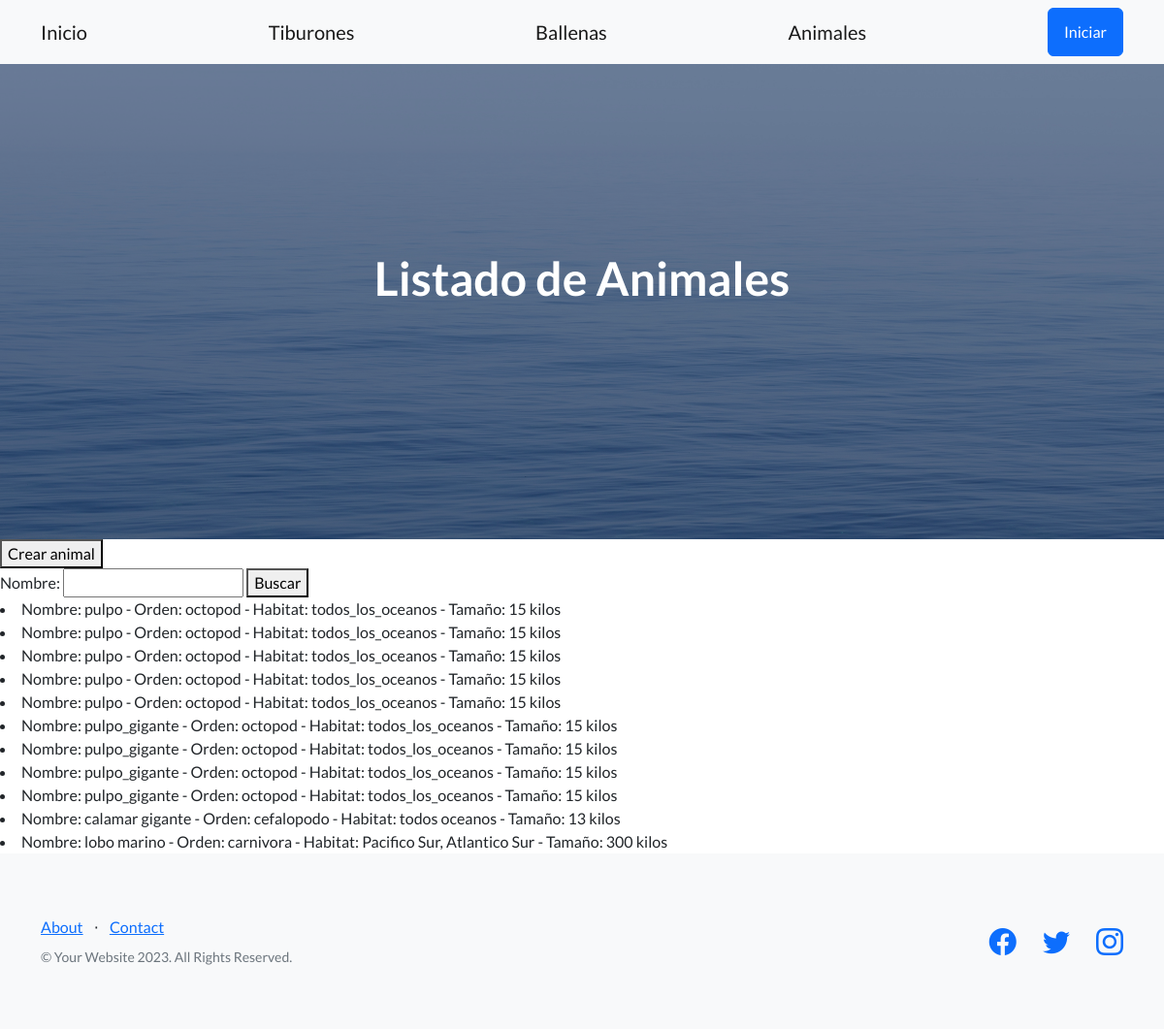
/animales/, run on the app's committed database.
### inicio/models.py (models this page shows)
class Animal(models.Model):
    nombre = models.CharField(max_length=30)
    orden = models.CharField(max_length=30)
    habitat = models.CharField(max_length=30)
    tomaño = models.IntegerField()

### inicio/views.py (the view)
def listar_animales(request):
    formulario = BuscarAnimalFormulario(request.GET)
    if formulario.is_valid():
        nombre_a_buscar = formulario.cleaned_data['nombre']
        listado_de_animales = Animal.objects.filter(nombre__icontains=nombre_a_buscar)
    formulario = BuscarAnimalFormulario()
    return render(request, 'inicio/listar_animales.html', {'formulario': formulario, 'animales': listado_de_animales})

### inicio/form.py
class BuscarAnimalFormulario(forms.Form):
    nombre = forms.CharField(max_length=30, required=False)

### inicio/templates/inicio/listar_animales.html (shortened to what this page needs)
{% extends 'base.html' %}
{% block h1_header %}
Listado de Animales
{% endblock h1_header %}
{% block contenido %}
<button>
    <a class="navbar-brand" href={% url 'crear_animal' %}>Crear animal</a>
</button>
<form action="" method="get">
    {{formulario}}
    <button>Buscar</button>
</form>
{% for animal in animales %}
<li>Nombre: {{animal.nombre}} - Orden: {{animal.orden}} - Habitat: {{animal.habitat}} - Tamaño: {{animal.tomaño}} kilos </li>
{% endfor %}
{% endblock contenido %}

### data on the page
Animal: nombre "pulpo", orden "octopod", habitat "todos_los_oceanos", tomaño "15"
Animal: nombre "pulpo", orden "octopod", habitat "todos_los_oceanos", tomaño "15"
Animal: nombre "pulpo", orden "octopod", habitat "todos_los_oceanos", tomaño "15"
Animal: nombre "pulpo", orden "octopod", habitat "todos_los_oceanos", tomaño "15"
Animal: nombre "pulpo", orden "octopod", habitat "todos_los_oceanos", tomaño "15"
Animal: nombre "pulpo_gigante", orden "octopod", habitat "todos_los_oceanos", tomaño "15"
Animal: nombre "pulpo_gigante", orden "octopod", habitat "todos_los_oceanos", tomaño "15"
Animal: nombre "pulpo_gigante", orden "octopod", habitat "todos_los_oceanos", tomaño "15"
Animal: nombre "pulpo_gigante", orden "octopod", habitat "todos_los_oceanos", tomaño "15"
Animal: nombre "calamar gigante", orden "cefalopodo", habitat "todos oceanos", tomaño "13"
Animal: nombre "lobo marino", orden "carnivora", habitat "Pacifico Sur, Atlantico Sur", tomaño "300"
